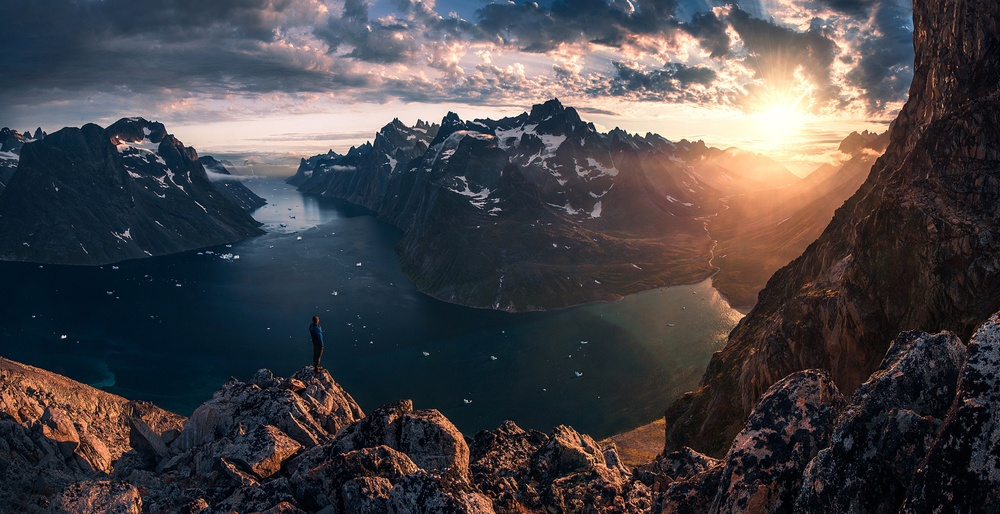
#> input picture week2/images/1.jpg, 1000 x 514 px, shrunk from 1600 x 822 before the run
$ python -i histogram_ops.py   (imports and definitions only)
#> lines starting #> are read from the running program, lines starting #| are printed output that depends on the picture
#> further down, picture is the input picture: shape (514, 1000, 3); mean B, G, R 71.6, 68.2, 71.1
import cv2
import numpy as np

def build_lut(array: np.ndarray) -> np.ndarray:
        hist, _ = np.histogram(array, 256, range=(0, 256))
        cdf = np.cumsum(hist).astype(np.float64)
        cdf /= cdf[-1]
        return (cdf * 255).astype(np.uint8)

def equalize_histogram(img: np.ndarray) -> np.ndarray:
    if img.dtype != np.uint8:
        img = cv2.normalize(img, None, 0, 255, cv2.NORM_MINMAX).astype(np.uint8)

    if img.ndim == 2:  # ảnh xám
        lut = build_lut(img)
        return lut[img]
    else:  # ảnh màu
        ycrcb = cv2.cvtColor(img, cv2.COLOR_BGR2YCrCb)
#> ycrcb: shape (514, 1000, 3); mean of channels 0, 1, 2 69.5, 129.1, 129.2
        y = ycrcb[..., 0]
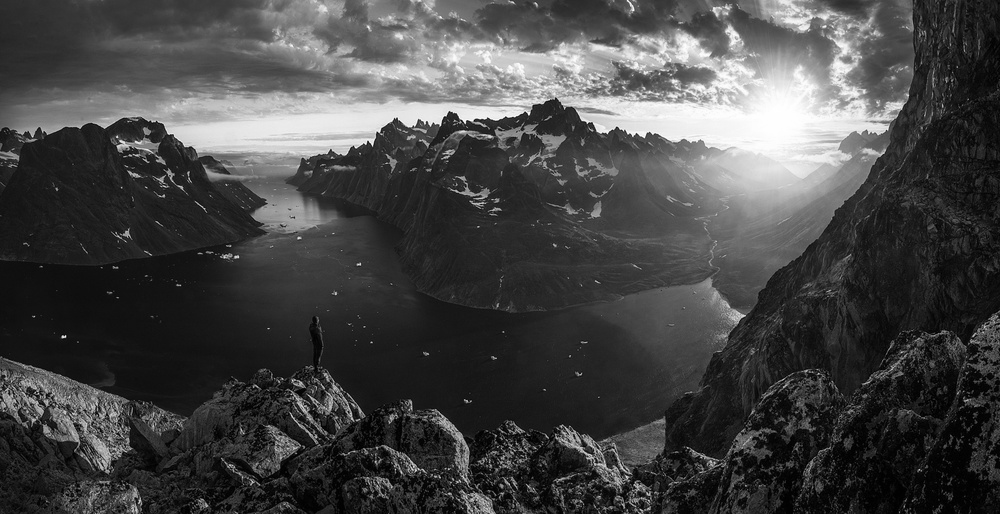
#> y: shape (514, 1000); min 0, max 255, mean 69.5
        lut = build_lut(y)
#> in build_lut, `hist, _ = np.histogram(array, 256, range=(0, 256))`: hist = 256 values, max 9595 at index 24, min 21 at index 255, mean 2007.8
#> in build_lut, `cdf = np.cumsum(hist).astype(np.float64)`: cdf = 256 values from 304 to 514000
#> in build_lut, `cdf /= cdf[-1]`: cdf = 256 values from 0.000591 to 1
#> lut = 256 values from 0 to 255
        ycrcb[..., 0] = lut[y]
#> ycrcb: shape (514, 1000, 3); mean of channels 0, 1, 2 128, 129.1, 129.2
        return cv2.cvtColor(ycrcb, cv2.COLOR_YCrCb2BGR)
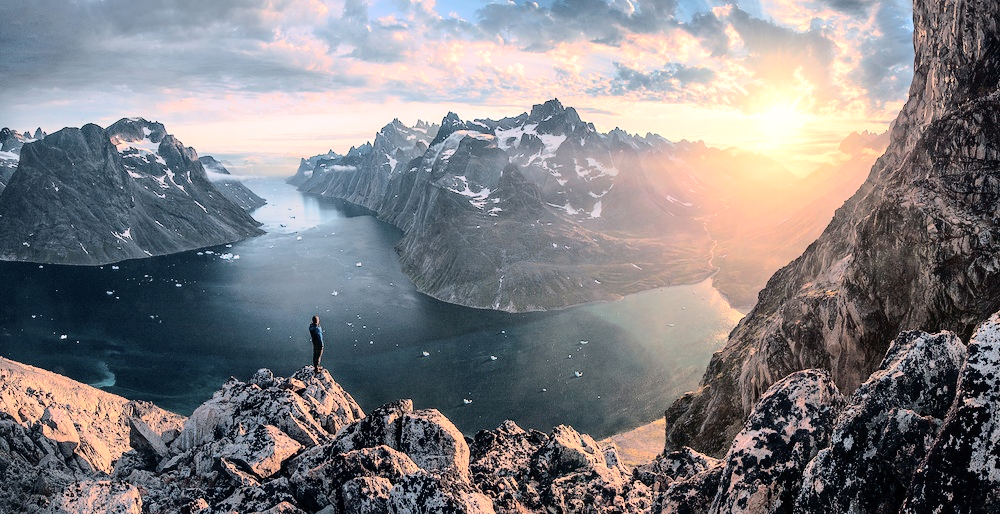
#> returned value: shape (514, 1000, 3); mean B, G, R 130.3, 126.8, 128.4

# [49 lines left out: functions match_histogram, local_hist_equalization, not called in this run]


>>> import cv2
>>> picture = cv2.imread('../images/1.jpg')
>>> result = equalize_histogram(picture)

$ run again, on week2/images/2.jpg
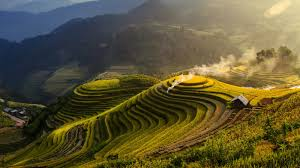
#> input picture week2/images/2.jpg, 300 x 168 px
#> picture is the input picture: shape (168, 300, 3); mean B, G, R 54.2, 86.3, 93.8
#> in equalize_histogram, `y = ycrcb[..., 0]`:
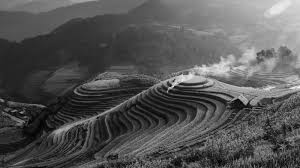
#> y: shape (168, 300); min 0, max 247, mean 84.9
#> hist = 256 values, max 621 at index 36, min 0 at index 235, mean 196.9
#> in build_lut, `cdf = np.cumsum(hist).astype(np.float64)`: cdf = 256 values from 1 to 50400
#> in build_lut, `cdf /= cdf[-1]`: cdf = 256 values from 1.98e-05 to 1
#> lut = 256 values from 0 to 255
#> in equalize_histogram, `return cv2.cvtColor(ycrcb, cv2.COLOR_YCrCb2BGR)`:
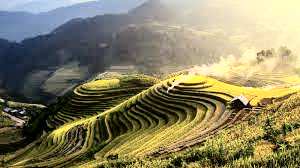
#> returned value: shape (168, 300, 3); mean B, G, R 97.9, 129.3, 135.6

$ run again, on week2/images/3.jpg
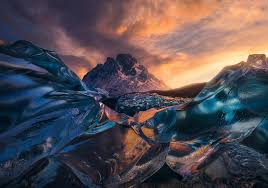
#> input picture week2/images/3.jpg, 268 x 188 px
#> picture is the input picture: shape (188, 268, 3); mean B, G, R 82.8, 77.1, 84.6
#> in equalize_histogram, `y = ycrcb[..., 0]`:
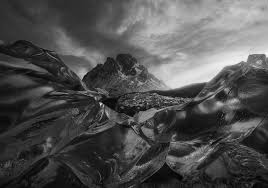
#> y: shape (188, 268); min 1, max 248, mean 80
#> hist = 256 values, max 743 at index 47, min 0 at index 0, mean 196.8
#> in build_lut, `cdf = np.cumsum(hist).astype(np.float64)`: cdf = 256 values from 0 to 50384
#> in build_lut, `cdf /= cdf[-1]`: cdf = 256 values from 0 to 1
#> lut = 256 values from 0 to 255
#> in equalize_histogram, `return cv2.cvtColor(ycrcb, cv2.COLOR_YCrCb2BGR)`:
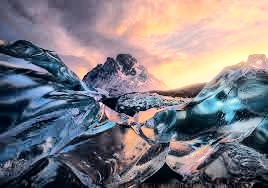
#> returned value: shape (188, 268, 3); mean B, G, R 130.8, 125.1, 128.5
